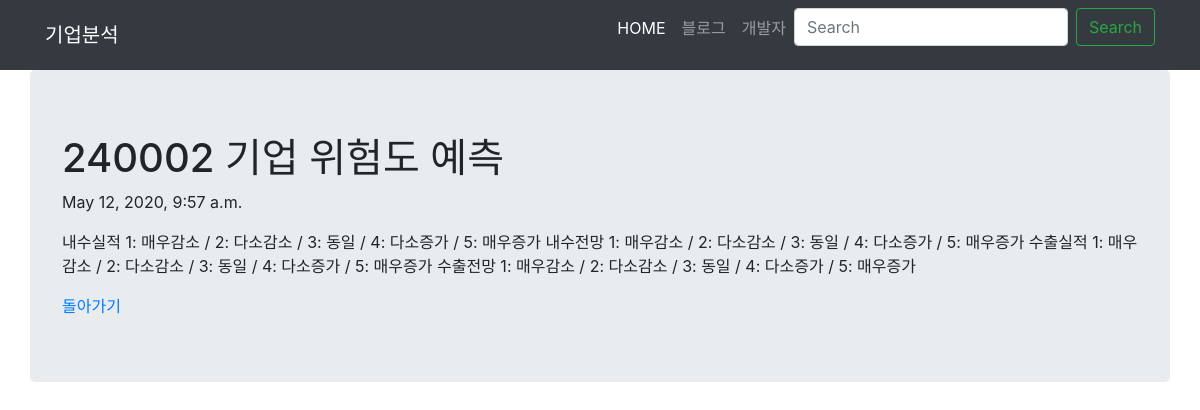
The app's page /blog/2/ with its own data.
### blog/models.py (models this page shows)
class Blog(models.Model):
    title = models.CharField(max_length=200)
    pub_date = models.DateTimeField('date published')
    body = models.TextField()

### blog/views.py (the view)
# urls.py: path('<int:blog_id>/', views.detail, name='detail'),
def detail(request, blog_id):
    blog_detail = get_object_or_404(Blog, pk=blog_id)
    return render(request, 'blog/detail.html', {'blog': blog_detail})

### blog/templates/blog/detail.html (shortened to what this page needs)
<link rel="stylesheet" href="//unpkg.com/bootstrap@4/dist/css/bootstrap.min.css">
<body>
    <nav class="navbar navbar-expand-lg navbar-dark bg-dark">
        <div class="container">
            <a class="navbar-brand" href="#">기업분석</a>
            <div class="collapse navbar-collapse" id="navbarNavAltMarkup">
              <div class="navbar-nav ml-auto">
                <a class="nav-item nav-link active" href="#">HOME</a>
              <a class="nav-item nav-link" href="#">블로그</a>
              <a class="nav-item nav-link" href="#">개발자</a>
              <form class="form-inline">
                <input class="form-control mr-sm-2" type="search" placeholder="Search" aria-label="Search">
                <button class="btn btn-outline-success my-2 my-sm-0" type="submit">Search</button>
                </form>
                  </div>
          </div>
          </div>
      </nav>
</body>
<div class="container jumbotron">
    <h1>{{ blog.title }}</h1>
    <p>{{ blog.pub_date }}</p>
    <p>{{ blog.body }}</p>
    <a href="{% url 'home' %}">돌아가기</a>
</div>

### records on screen
Blog: title "240002 기업 위험도 예측", pub_date "May 12, 2020, 9:57 a.m.", body "내수실적 1: 매우감소 / 2: 다소감소 / 3: 동일 / 4: 다소증가 / 5: 매우증가 내수전망 1: 매우감소 / 2: 다소감소 / 3: 동일 / 4: 다소증가 / 5: 매우증가 수출실적 1: 매우감소 / 2: 다소감소 / 3: 동일 / 4: 다소증가 / 5: 매우증가 수출전망 1: 매우감소 / 2: 다소감소 / 3: 동일 / 4: 다소증가 / 5: 매우증가"
